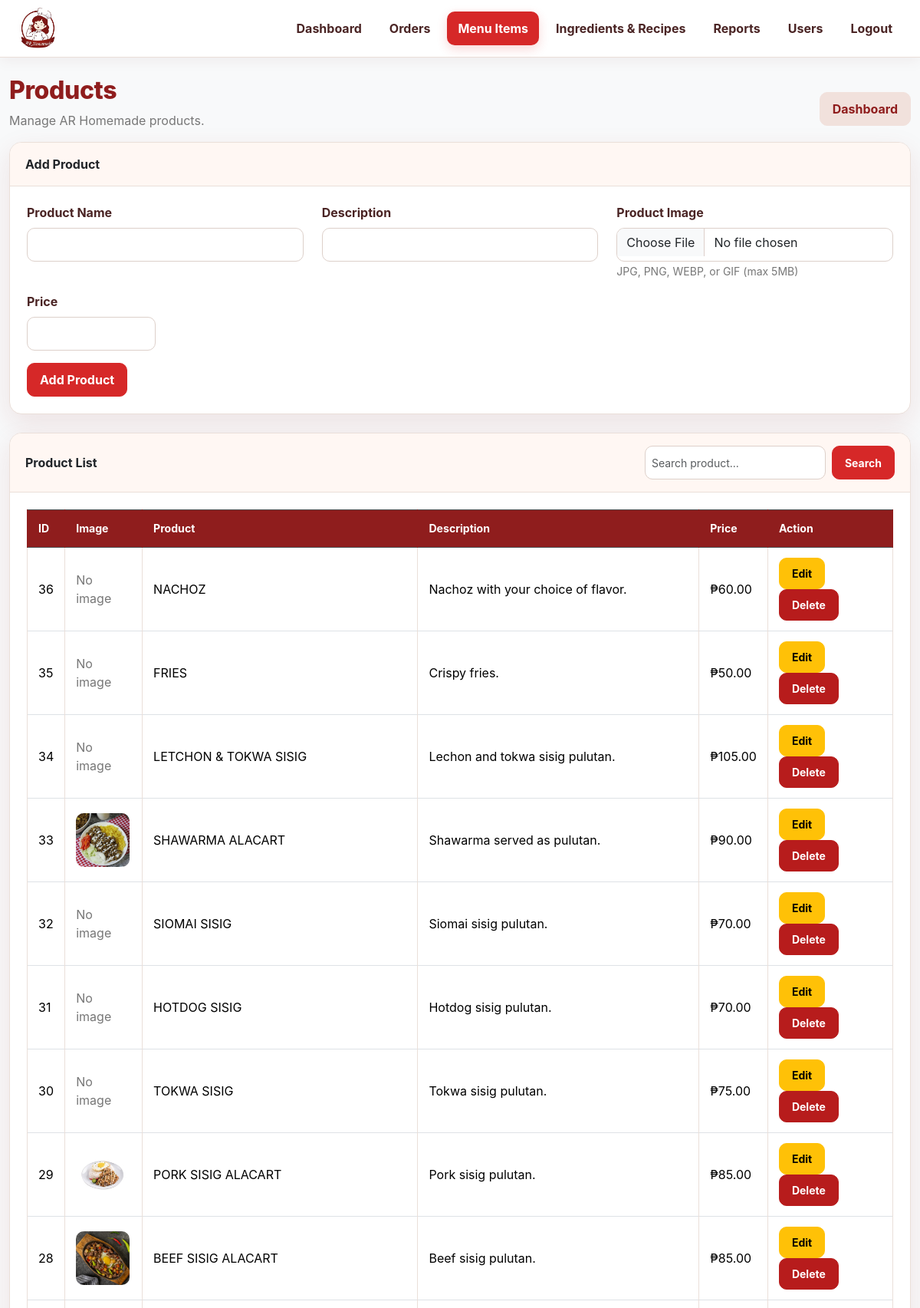
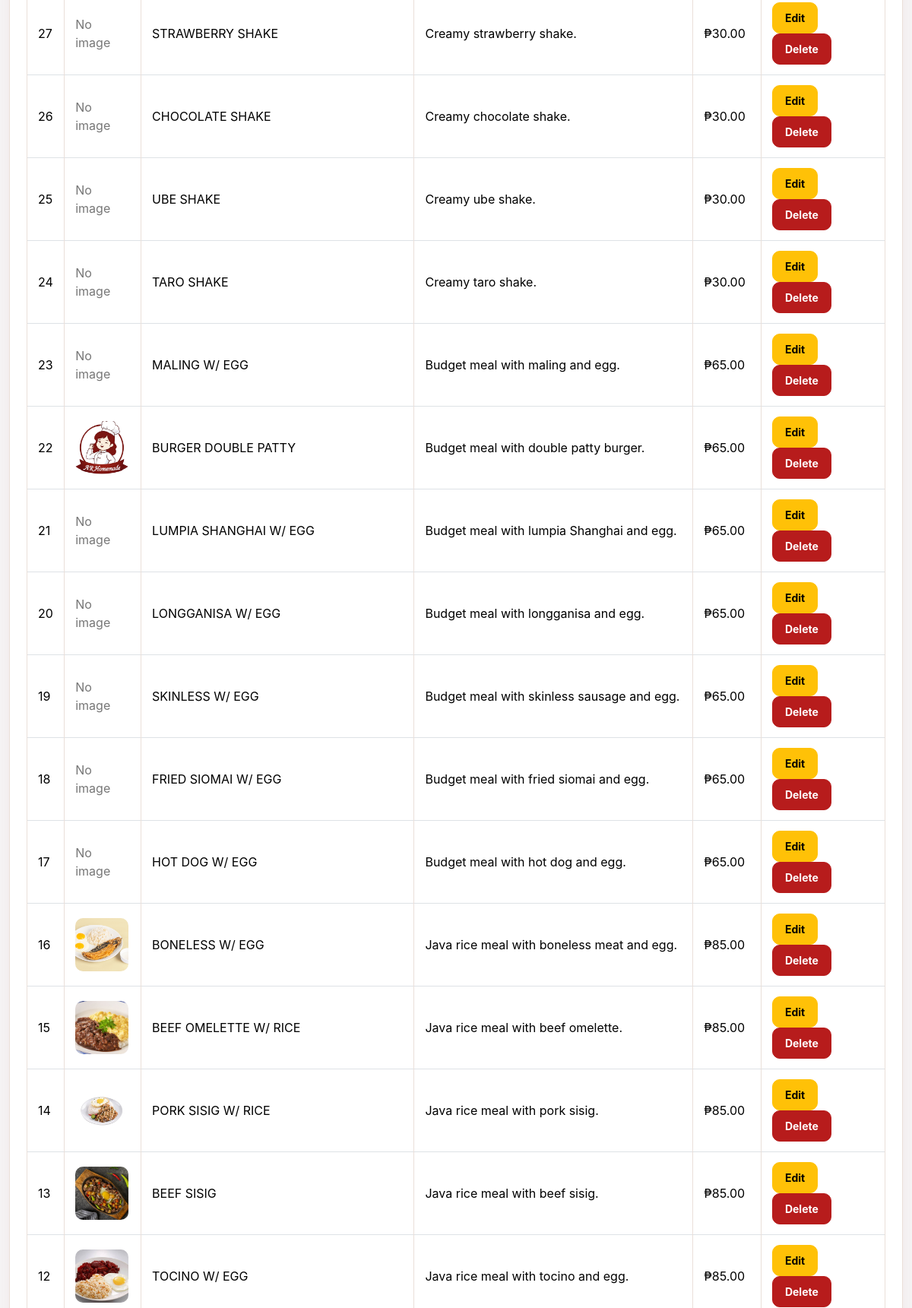
The page /products.php (signed in, upper part) on the database its author committed (2 pictures, top to bottom).
### tables this page shows
CREATE TABLE `products` (
  `id` int(10) UNSIGNED NOT NULL,
  `product_name` varchar(255) NOT NULL,
  `description` text DEFAULT NULL,
  `image` varchar(255) DEFAULT NULL,
  `price` decimal(10,2) NOT NULL DEFAULT 0.00,
  `stock` int(11) NOT NULL DEFAULT 0,
  `low_stock_level` int(11) NOT NULL DEFAULT 5,
  `created_at` timestamp NOT NULL DEFAULT current_timestamp(),
  `updated_at` timestamp NOT NULL DEFAULT current_timestamp() ON UPDATE current_timestamp()
);

### products.php (the view, shortened to what this page needs)
<?php
require_once "db.php";
$search = isset($_GET['search']) ? trim($_GET['search']) : '';
if ($search != "") {
    $search_term = "%" . $search . "%";
    $stmt = $conn->prepare(
        "SELECT * FROM products
         WHERE product_name LIKE ?
         OR description LIKE ?
         ORDER BY id DESC"
    );
    $stmt->bind_param("sss", $search_term, $search_term, $search_term);
    $stmt->execute();
    $result = $stmt->get_result();
} else {
    $result = $conn->query(
        "SELECT * FROM products ORDER BY id DESC"
    );
}
?>
<!DOCTYPE html>
<html lang="en">
<head>
    <link
        href="https://cdn.jsdelivr.net/npm/bootstrap@5.3.3/dist/css/bootstrap.min.css"
        rel="stylesheet"
    >
    <link rel="stylesheet" href="style.css">
</head>
<body class="bg-light">
<div class="topbar">
    <div class="navbar-inner">
        <a href="index.php" class="logo"><img src="images/ar_logo.png" alt="AR Homemade"></a>
        <div class="nav-links">
            <a href="index.php">Dashboard</a>
            <a href="orders.php">Orders</a>
            <a href="products.php" class="active">Menu Items</a>
            <a href="inventory.php">Ingredients & Recipes</a>
            <a href="reports.php">Reports</a>
            <a href="users.php">Users</a>
            <a href="logout.php">Logout</a>
        </div>
    </div>
</div>
<div class="container mt-4">
    <div class="d-flex justify-content-between align-items-center">
        <div>
            <h2>Products</h2>
            <p class="text-muted">
                Manage AR Homemade products.
            </p>
        </div>
        <a
            href="index.php"
            class="btn btn-secondary"
        >
            Dashboard
        </a>
    </div>
    <div class="card shadow-sm mb-4">
        <div class="card-header">
            <strong>Add Product</strong>
        </div>
        <div class="card-body">
            <form method="POST" enctype="multipart/form-data">
                <div class="row">
                    <div class="col-md-4 mb-3">
                        <label class="form-label">
                            Product Name
                        </label>
                        <input
                            type="text"
                            name="product_name"
                            class="form-control"
                            required
                        >
                    </div>
                    <div class="col-md-4 mb-3">
                        <label class="form-label">
                            Description
                        </label>
                        <input
                            type="text"
                            name="description"
                            class="form-control"
                        >
                    </div>
                    <div class="col-md-4 mb-3">
                        <label class="form-label">
                            Product Image
                        </label>
                        <input
                            type="file"
                            name="image"
                            class="form-control"
                            accept="image/jpeg,image/png,image/webp,image/gif"
                        >
                        <small class="text-muted">
                            JPG, PNG, WEBP, or GIF (max 5MB)
                        </small>
                    </div>
                    <div class="col-md-2 mb-3">
                        <label class="form-label">
                            Price
                        </label>
                        <input
                            type="number"
                            name="price"
                            class="form-control"
                            step="0.01"
                            min="0"
                            required
                        >
                    </div>
</div>
                <button
                    type="submit"
                    name="add_product"
                    class="btn btn-primary"
                >
                    Add Product
                </button>
            </form>
        </div>
    </div>
<div class="card shadow-sm">
    <div class="card-header">
        <div class="d-flex justify-content-between align-items-center">
            <strong>Product List</strong>
            <form method="GET" class="d-flex">
                <input
                    type="text"
                    name="search"
                    class="form-control form-control-sm me-2"
                    placeholder="Search product..."
                    value="<?php echo isset($_GET['search']) ? htmlspecialchars($_GET['search']) : ''; ?>"
                >
                <button type="submit" class="btn btn-primary btn-sm">
                    Search
                </button>
            </form>
        </div>
    </div>
        <div class="card-body p-0">
            <div class="table-responsive">
                <table class="table table-bordered table-hover mb-0">
                    <thead class="table-dark">
                        <tr>
                            <th>ID</th>
                            <th>Image</th>
                            <th>Product</th>
                            <th>Description</th>
                            <th>Price</th>
                            <th>Action</th>
                        </tr>
                    </thead>
                    <tbody>
                    <?php if ($result->num_rows > 0): ?>
                        <?php while ($row = $result->fetch_assoc()): ?>
                            <tr>
                                <td>
                                    <?php echo $row['id']; ?>
                                </td>
                                <td>
                                    <?php if (!empty($row['image'])): ?>
                                        <img
                                            src="uploads/<?php echo htmlspecialchars(basename($row['image'])); ?>"
                                            alt="<?php echo htmlspecialchars($row['product_name']); ?>"
                                            style="width:70px;height:70px;object-fit:cover;border-radius:10px;"
                                        >
                                    <?php else: ?>
                                        <span class="text-muted">No image</span>
                                    <?php endif; ?>
                                </td>
                                <td>
                                    <?php
                                    echo htmlspecialchars(
                                        $row['product_name']
                                    );
                                    ?>
                                </td>
                                <td>
                                    <?php
                                    echo htmlspecialchars(
                                        $row['description']
                                    );
                                    ?>
                                </td>
                                <td>
                                    ₱<?php
                                    echo number_format(
                                        $row['price'],
                                        2
                                    );
                                    ?>
                                </td>
                                <td>
                                    <a
    href="edit_product.php?id=<?php echo $row['id']; ?>"
    class="btn btn-warning btn-sm"
>
    Edit
</a>
<a
    href="products.php?delete=<?php echo $row['id']; ?>"
    class="btn btn-danger btn-sm"
    onclick="return confirm('Are you sure you want to delete this product?');"
>
    Delete
</a>
                                </td>
                            </tr>
                        <?php endwhile; ?>
                    <?php endif; ?>
                    </tbody>
                </table>
            </div>
        </div>
    </div>
</div>
</body>
</html>

### style.css (style rules this page uses)
:root { --primary: #d62828; --primary-dark: #8f1d1d; --accent: #b71c1c; --cream: #faf7f4; --surface: #ffffff; --text: #2b1b18; --muted: #777777; --border: #eadfd9; --success: #2f7d5a; --danger: #b71c1c; --shadow: 0 12px 35px rgba(143, 29, 29, 0.10); --radius: 16px; }
* { box-sizing: border-box; }
body { background: var(--cream) !important; color: var(--text); font-family: Inter, "Segoe UI", Arial, sans-serif !important; }
.topbar { background: rgba(255, 255, 255, 0.94) !important; border-bottom: 1px solid var(--border) !important; box-shadow: 0 4px 18px rgba(80, 20, 20, 0.06); backdrop-filter: blur(14px); }
.navbar-inner { max-width: 1240px !important; min-height: 72px; padding: 10px 22px !important; }
.logo { display: flex !important; align-items: center; line-height: 0; }
.logo img { width: auto !important; height: 54px !important; max-width: 180px !important; object-fit: contain !important; border: 0 !important; border-radius: 50%; display: block; }
.nav-links { gap: 8px !important; flex-wrap: wrap; }
.nav-links a { color: #4a2424 !important; padding: 10px 14px !important; border-radius: 10px !important; font-weight: 700 !important; text-decoration: none !important; transition: all .2s ease; }
.nav-links a.active, .nav-links a.active-nav { background: var(--primary) !important; color: #fff !important; box-shadow: 0 5px 14px rgba(214, 40, 40, .18); }
.container { max-width: 1240px; }
.card { border: 1px solid var(--border) !important; border-radius: var(--radius) !important; box-shadow: var(--shadow) !important; overflow: hidden; }
.card-header { background: #fff7f3 !important; border-bottom: 1px solid var(--border) !important; padding: 16px 20px !important; }
.card-body { padding: 22px !important; }
.page-header h1, .container h1, .container h2 { color: var(--primary-dark); font-weight: 800; letter-spacing: -.4px; }
.text-muted { color: var(--muted) !important; }
.btn { border-radius: 10px !important; font-weight: 700 !important; padding: 9px 16px !important; transition: all .2s ease; }
.btn-primary, .btn-success { background: var(--primary) !important; border-color: var(--primary) !important; }
.btn-secondary { background: #f1e1dc !important; border-color: #f1e1dc !important; color: var(--primary-dark) !important; }
.btn-danger { background: var(--danger) !important; border-color: var(--danger) !important; }
.form-control, .form-select { border: 1px solid #ddd0ca !important; border-radius: 10px !important; min-height: 44px; }
.form-label { color: #4a2424; font-weight: 700; }
.table { margin-bottom: 0; vertical-align: middle; }
.table thead th { background: var(--primary-dark) !important; color: #fff !important; border-color: var(--primary-dark) !important; font-size: .88rem; white-space: nowrap; }
.table td, .table th { padding: 13px 14px; border-color: var(--border); }

### products.php (style rules this page uses)
.topbar { background: white; border-bottom: 1px solid #e5e5e5; position: sticky; top: 0; z-index: 1000; }
.navbar-inner { max-width: 1200px; margin: auto; padding: 15px 20px; display: flex; align-items: center; justify-content: space-between; }
.logo { font-size: 25px; font-weight: 800; color: #d62828; text-decoration: none; }
.nav-links { display: flex; align-items: center; gap: 25px; }
.nav-links a { text-decoration: none; color: #333; font-weight: 600; }
.nav-links a.active { background: #d62828; color: white !important; padding: 9px 18px; border-radius: 25px; }

### rows shown on the page
products: id "36", image "No image", product_name "NACHOZ", description "Nachoz with your choice of flavor.", price "60.00"
products: id "35", image "No image", product_name "FRIES", description "Crispy fries.", price "50.00"
products: id "34", image "No image", product_name "LETCHON & TOKWA SISIG", description "Lechon and tokwa sisig pulutan.", price "105.00"
products: id "33", image (picture), product_name "SHAWARMA ALACART", description "Shawarma served as pulutan.", price "90.00"
products: id "32", image "No image", product_name "SIOMAI SISIG", description "Siomai sisig pulutan.", price "70.00"
products: id "31", image "No image", product_name "HOTDOG SISIG", description "Hotdog sisig pulutan.", price "70.00"
products: id "30", image "No image", product_name "TOKWA SISIG", description "Tokwa sisig pulutan.", price "75.00"
products: id "29", image (picture), product_name "PORK SISIG ALACART", description "Pork sisig pulutan.", price "85.00"
products: id "28", image (picture), product_name "BEEF SISIG ALACART", description "Beef sisig pulutan.", price "85.00"
products: id "27", image "No image", product_name "STRAWBERRY SHAKE", description "Creamy strawberry shake.", price "30.00"
products: id "26", image "No image", product_name "CHOCOLATE SHAKE", description "Creamy chocolate shake.", price "30.00"
products: id "25", image "No image", product_name "UBE SHAKE", description "Creamy ube shake.", price "30.00"
products: id "24", image "No image", product_name "TARO SHAKE", description "Creamy taro shake.", price "30.00"
products: id "23", image "No image", product_name "MALING W/ EGG", description "Budget meal with maling and egg.", price "65.00"
products: id "22", image (picture), product_name "BURGER DOUBLE PATTY", description "Budget meal with double patty burger.", price "65.00"
products: id "21", image "No image", product_name "LUMPIA SHANGHAI W/ EGG", description "Budget meal with lumpia Shanghai and egg.", price "65.00"
products: id "20", image "No image", product_name "LONGGANISA W/ EGG", description "Budget meal with longganisa and egg.", price "65.00"
products: id "19", image "No image", product_name "SKINLESS W/ EGG", description "Budget meal with skinless sausage and egg.", price "65.00"
products: id "18", image "No image", product_name "FRIED SIOMAI W/ EGG", description "Budget meal with fried siomai and egg.", price "65.00"
products: id "17", image "No image", product_name "HOT DOG W/ EGG", description "Budget meal with hot dog and egg.", price "65.00"
products: id "16", image (picture), product_name "BONELESS W/ EGG", description "Java rice meal with boneless meat and egg.", price "85.00"
products: id "15", image (picture), product_name "BEEF OMELETTE W/ RICE", description "Java rice meal with beef omelette.", price "85.00"
products: id "14", image (picture), product_name "PORK SISIG W/ RICE", description "Java rice meal with pork sisig.", price "85.00"
products: id "13", image (picture), product_name "BEEF SISIG", description "Java rice meal with beef sisig.", price "85.00"
products: id "12", image (picture), product_name "TOCINO W/ EGG", description "Java rice meal with tocino and egg.", price "85.00"
